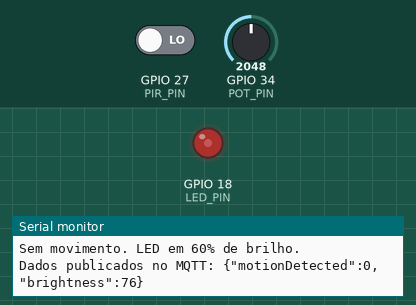
Simulated run of this sketch. Board: ESP32. Parts: output pins drawn as LEDs (lit = HIGH), the last lines printed to the serial monitor. Inputs (shaded band) come from the test bench; at power-on: GPIO 27 (PIR_PIN) LOW, GPIO 34 (POT_PIN) = 2048. WiFi joins after 1.5 s; servers stay silent unless stated; no MQTT or app messages arrive unless stated.

Above: at 3.2 s.
3.3 s: GPIO 27 (PIR_PIN) driven HIGH
At 4.6 s:
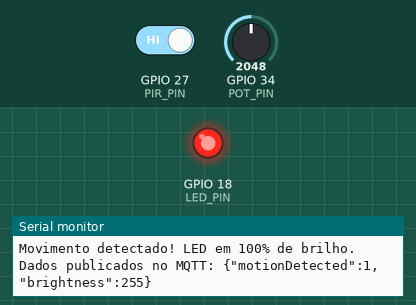
5.5 s: GPIO 27 (PIR_PIN) driven LOW
At 6.4 s:
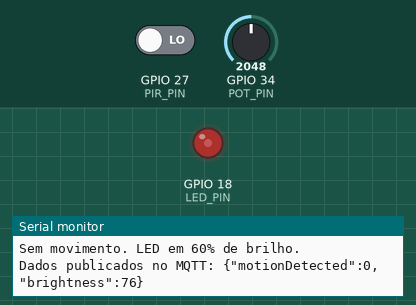
7.5 s: GPIO 34 (POT_PIN) set to 1228
At 9.2 s:
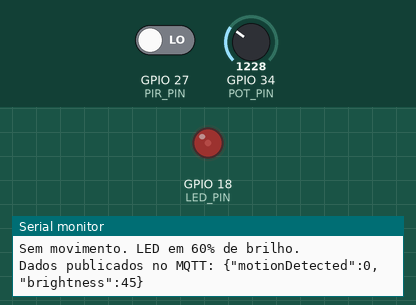
9.5 s: GPIO 34 (POT_PIN) set to 3603
At 11.1 s:
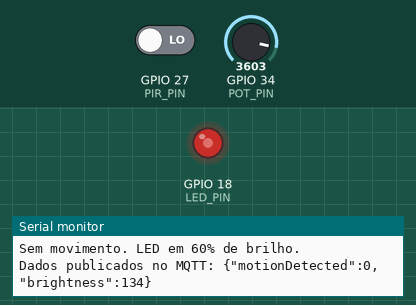
11.5 s: GPIO 34 (POT_PIN) set to 2047
At 12.9 s:
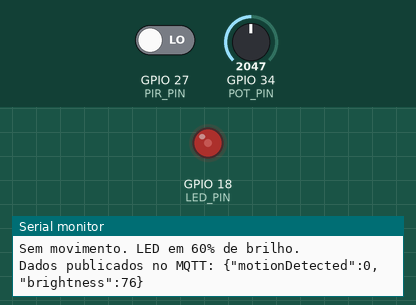
Timing chart, 0 to 14.5 s (numbered marks = the images above; inputs shaded):
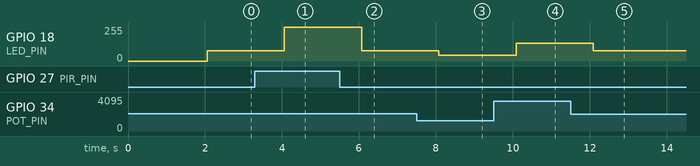

The sketch:

sketch.ino
```cpp
#include <WiFi.h>
#include <PubSubClient.h>
#include <WiFiClientSecure.h>

// Configurações Wi-Fi
const char* ssid = "Wokwi-GUEST";
const char* password = "";

// Configurações do HiveMQ Cloud
const char* mqtt_server = "f72bdc9f32234a82bb5a023b126e85a1.s1.eu.hivemq.cloud";
const int mqtt_port = 8883;
const char* mqtt_user = "EnergyUser";
const char* mqtt_password = "Admin123";
const char* mqttTopic = "EnergySaver/Movement";

WiFiClientSecure espClient; // Cliente seguro para TLS
PubSubClient client(espClient);

#define POT_PIN   34
#define PIR_PIN   27
#define LED_PIN   18

void setup() {
  pinMode(LED_PIN, OUTPUT);
  pinMode(PIR_PIN, INPUT);
  Serial.begin(115200);

  // Configura cliente TLS
  espClient.setInsecure();

  // Conecta ao Wi-Fi
  WiFi.begin(ssid, password);
  while (WiFi.status() != WL_CONNECTED) {
    delay(1000);
    Serial.println("Conectando ao WiFi...");
  }
  Serial.println("WiFi conectado!");

  // Conecta ao MQTT
  client.setServer(mqtt_server, mqtt_port);
  while (!client.connected()) {
    Serial.println("Conectando ao broker MQTT...");
    if (client.connect("ESP32Client", mqtt_user, mqtt_password)) {
      Serial.println("Conectado ao MQTT!");
    } else {
      Serial.print("Falha ao conectar. Código de erro: ");
      Serial.println(client.state());
      delay(2000);
    }
  }
}

void loop() {
  // Lê o valor do potenciômetro
  int potValue = analogRead(POT_PIN);

  // Lê o estado do sensor de movimento
  int motionDetected = digitalRead(PIR_PIN);

  // Mapeia o valor do potenciômetro para o intervalo de 0 a 255 (PWM)
  int brightness = map(potValue, 0, 4095, 0, 255);

  // Ajusta o LED
  int ledBrightness;
  if (motionDetected == HIGH) {
    ledBrightness = 255;  // 100% de brilho
    Serial.println("Movimento detectado! LED em 100% de brilho.");
  } else {
    ledBrightness = (int)(brightness * 0.6);
    Serial.println("Sem movimento. LED em 60% de brilho.");
  }
  analogWrite(LED_PIN, ledBrightness);

  // Publica os dados no tópico MQTT
  if (client.connected()) {
    // Cria uma string JSON com os dados
    String payload = "{";
    payload += "\"motionDetected\":" + String(motionDetected) + ",";
    payload += "\"brightness\":" + String(ledBrightness);
    payload += "}";

    // Publica no tópico
    client.publish(mqttTopic, payload.c_str());
    Serial.println("Dados publicados no MQTT: " + payload);
  } else {
    Serial.println("Desconectado do MQTT. Tentando reconectar...");
    while (!client.connected()) {
      if (client.connect("ESP32Client", mqtt_user, mqtt_password)) {
        Serial.println("Reconectado ao MQTT!");
      } else {
        Serial.print("Falha ao reconectar. Código de erro: ");
        Serial.println(client.state());
        delay(2000);
      }
    }
  }

  delay(1000);
}
```

Measured:
- after the input at 3.3 s, GPIO 18 (LED_PIN): 76/255 → 255/255 after 0.76 s
- after the input at 5.5 s, GPIO 18 (LED_PIN): 255/255 → 76/255 after 0.57 s
- after the input at 7.5 s, GPIO 18 (LED_PIN): 76/255 → 45/255 after 0.58 s
- after the input at 9.5 s, GPIO 18 (LED_PIN): 45/255 → 134/255 after 0.58 s
- after the input at 11.5 s, GPIO 18 (LED_PIN): 134/255 → 76/255 after 0.59 s
